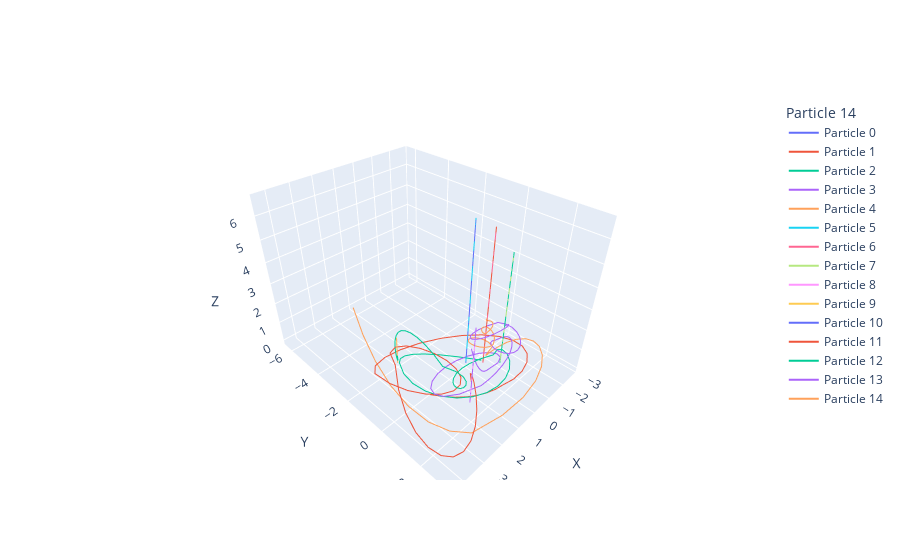
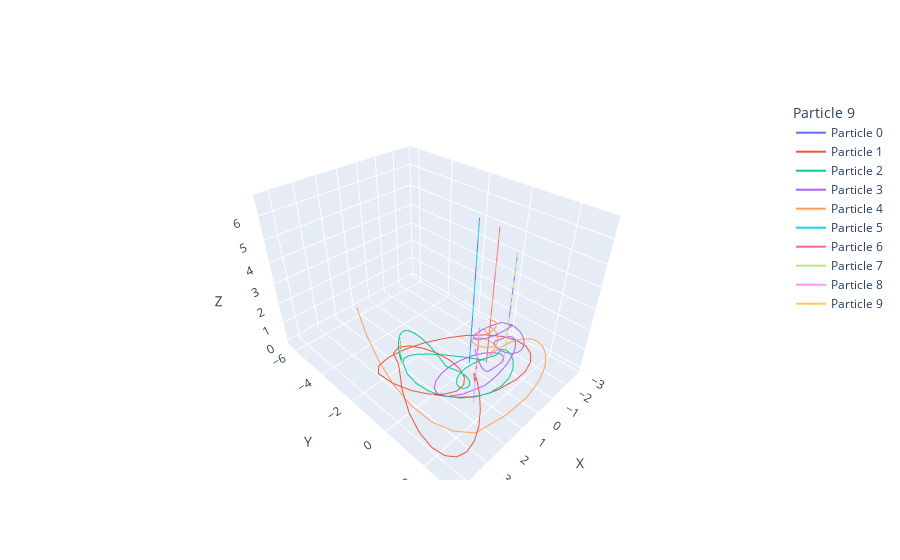

The code cell stored with these charts, in order, in its notebook:
### Code cell
print("shape of estimated_positions_graph: ",estimated_positions_graph.shape)
import plotly.graph_objs as go
# Create the figure and axes
# fig = plt.figure()
fig = go.Figure()
# fig.update_layout(
#     scene=dict(
#         xaxis_title='X',
#         yaxis_title='Y',
#         zaxis_title='Z'
#     ),
#     legend_title_text='Particles'
# )
# ax = fig.add_subplot(111, projection='3d')
_, column = estimated_positions_graph.shape
for i in range(column//3):
    # plotting_single(estimated_positions_graph[:,i*3:i*3+3],i,ax)
    plotting_single(fig, estimated_positions_graph[:,i*3:i*3+3],i)

# NumOfDataPoints -=2
# print("NumOfDataPoints: ",NumOfDataPoints)

fig2 = go.Figure()
# ax2 = fig2.add_subplot(111, projection='3d')

x_min = y_min = z_min = float('inf')
x_max = y_max = z_max = float('-inf')
print(NumOfDataPoints)
_, column = estimated_positions_corrected_graph.shape
print("estiamted corrected shape:",estimated_positions_corrected_graph.shape)
for i in range(column//3):
    plotting_single(fig2, estimated_positions_corrected_graph[:,i*3:i*3+3],i)
    x_min = min(min(estimated_positions_corrected_graph[:,i*3]), x_min)
    x_max = max(max(estimated_positions_corrected_graph[:,i*3]), x_max)
    y_min = min(min(estimated_positions_corrected_graph[:,i*3+1]), y_min)
    y_max = max(max(estimated_positions_corrected_graph[:,i*3+1]), y_max)
    z_min = min(min(estimated_positions_corrected_graph[:,i*3+2]), z_min)
    z_max = max(max(estimated_positions_corrected_graph[:,i*3+2]), z_max)

    # print("estimated_positions_corrected_graph[:,i*3:i*3+3]",estimated_positions_corrected_graph[:,i*3:i*3+3])
# plotting_single(estimated_positions_corrected_graph,i,ax2)

print(x_min, x_max, y_min, y_max, z_min, z_max)
# if x_max - x_min < 1e-3: 
#     ax2.set_xlim3d(x_min-1, x_max+1)

# if y_max - y_min < 1e-3:
#     ax2.set_ylim3d(y_min-1, y_max+1)

# if z_max - z_min < 1e-3:
#     ax2.set_zlim3d(z_min-1, z_max+1)

# show_in_window(fig)
# show_in_window(fig2)
fig.show()
fig2.show()

### Figure 1 — Plotly figure (JSON) as saved in the notebook; plotly's stock layout.template omitted (floating-point values rounded to 4 significant figures; data arrays with more than 128 entries replaced by an {"elided": "..."} marker saying what was removed)
{"data": [{"mode": "lines", "name": "Particle 0", "showlegend": true, "type": "scatter3d", "x": {"elided": "180 float values"}, "y": {"elided": "180 float values"}, "z": {"elided": "180 float values"}}, {"mode": "lines", "name": "Particle 1", "showlegend": true, "type": "scatter3d", "x": {"elided": "180 float values"}, "y": {"elided": "180 float values"}, "z": {"elided": "180 float values"}}, {"mode": "lines", "name": "Particle 2", "showlegend": true, "type": "scatter3d", "x": {"elided": "180 float values"}, "y": {"elided": "180 float values"}, "z": {"elided": "180 float values"}}, {"mode": "lines", "name": "Particle 3", "showlegend": true, "type": "scatter3d", "x": {"elided": "180 float values"}, "y": {"elided": "180 float values"}, "z": {"elided": "180 float values"}}, {"mode": "lines", "name": "Particle 4", "showlegend": true, "type": "scatter3d", "x": {"elided": "180 float values"}, "y": {"elided": "180 float values"}, "z": {"elided": "180 float values"}}, {"mode": "lines", "name": "Particle 5", "showlegend": true, "type": "scatter3d", "x": {"elided": "180 float values"}, "y": {"elided": "180 float values"}, "z": {"elided": "180 float values"}}, {"mode": "lines", "name": "Particle 6", "showlegend": true, "type": "scatter3d", "x": {"elided": "180 float values"}, "y": {"elided": "180 float values"}, "z": {"elided": "180 float values"}}, {"mode": "lines", "name": "Particle 7", "showlegend": true, "type": "scatter3d", "x": {"elided": "180 float values"}, "y": {"elided": "180 float values"}, "z": {"elided": "180 float values"}}, {"mode": "lines", "name": "Particle 8", "showlegend": true, "type": "scatter3d", "x": {"elided": "180 float values"}, "y": {"elided": "180 float values"}, "z": {"elided": "180 float values"}}, {"mode": "lines", "name": "Particle 9", "showlegend": true, "type": "scatter3d", "x": {"elided": "180 float values"}, "y": {"elided": "180 float values"}, "z": {"elided": "180 float values"}}, {"mode": "lines", "name": "Particle 10", "showlegend": true, "type": "scatter3d", "x": {"elided": "180 int values"}, "y": {"elided": "180 int values"}, "z": {"elided": "180 float values"}}, {"mode": "lines", "name": "Particle 11", "showlegend": true, "type": "scatter3d", "x": {"elided": "180 float values"}, "y": {"elided": "180 float values"}, "z": {"elided": "180 float values"}}, {"mode": "lines", "name": "Particle 12", "showlegend": true, "type": "scatter3d", "x": {"elided": "180 int values"}, "y": {"elided": "180 int values"}, "z": {"elided": "180 float values"}}, {"mode": "lines", "name": "Particle 13", "showlegend": true, "type": "scatter3d", "x": {"elided": "180 float values"}, "y": {"elided": "180 float values"}, "z": {"elided": "180 float values"}}, {"mode": "lines", "name": "Particle 14", "showlegend": true, "type": "scatter3d", "x": {"elided": "180 int values"}, "y": {"elided": "180 int values"}, "z": {"elided": "180 float values"}}], "layout": {"legend": {"title": {"text": "Particle 14"}}, "scene": {"xaxis": {"title": {"text": "X"}}, "yaxis": {"title": {"text": "Y"}}, "zaxis": {"title": {"text": "Z"}}}}}

### Figure 2 — Plotly figure (JSON) as saved in the notebook; plotly's stock layout.template omitted (floating-point values rounded to 4 significant figures; data arrays with more than 128 entries replaced by an {"elided": "..."} marker saying what was removed)
{"data": [{"mode": "lines", "name": "Particle 0", "showlegend": true, "type": "scatter3d", "x": {"elided": "180 float values"}, "y": {"elided": "180 float values"}, "z": {"elided": "180 float values"}}, {"mode": "lines", "name": "Particle 1", "showlegend": true, "type": "scatter3d", "x": {"elided": "180 float values"}, "y": {"elided": "180 float values"}, "z": {"elided": "180 float values"}}, {"mode": "lines", "name": "Particle 2", "showlegend": true, "type": "scatter3d", "x": {"elided": "180 float values"}, "y": {"elided": "180 float values"}, "z": {"elided": "180 float values"}}, {"mode": "lines", "name": "Particle 3", "showlegend": true, "type": "scatter3d", "x": {"elided": "180 float values"}, "y": {"elided": "180 float values"}, "z": {"elided": "180 float values"}}, {"mode": "lines", "name": "Particle 4", "showlegend": true, "type": "scatter3d", "x": {"elided": "180 float values"}, "y": {"elided": "180 float values"}, "z": {"elided": "180 float values"}}, {"mode": "lines", "name": "Particle 5", "showlegend": true, "type": "scatter3d", "x": {"elided": "180 int values"}, "y": {"elided": "180 int values"}, "z": {"elided": "180 float values"}}, {"mode": "lines", "name": "Particle 6", "showlegend": true, "type": "scatter3d", "x": {"elided": "180 float values"}, "y": {"elided": "180 float values"}, "z": {"elided": "180 float values"}}, {"mode": "lines", "name": "Particle 7", "showlegend": true, "type": "scatter3d", "x": {"elided": "180 int values"}, "y": {"elided": "180 int values"}, "z": {"elided": "180 float values"}}, {"mode": "lines", "name": "Particle 8", "showlegend": true, "type": "scatter3d", "x": {"elided": "180 float values"}, "y": {"elided": "180 float values"}, "z": {"elided": "180 float values"}}, {"mode": "lines", "name": "Particle 9", "showlegend": true, "type": "scatter3d", "x": {"elided": "180 int values"}, "y": {"elided": "180 int values"}, "z": {"elided": "180 float values"}}], "layout": {"legend": {"title": {"text": "Particle 9"}}, "scene": {"xaxis": {"title": {"text": "X"}}, "yaxis": {"title": {"text": "Y"}}, "zaxis": {"title": {"text": "Z"}}}}}
